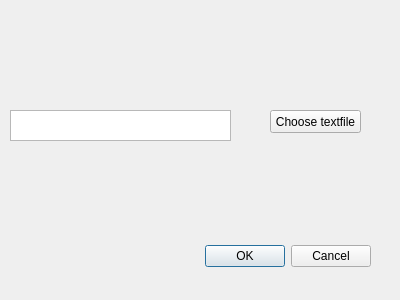
<?xml version="1.0" encoding="UTF-8"?>
<ui version="4.0">
 <class>mopsDialogBase</class>
 <widget class="QDialog" name="mopsDialogBase">
  <property name="geometry">
   <rect>
    <x>0</x>
    <y>0</y>
    <width>400</width>
    <height>300</height>
   </rect>
  </property>
  <property name="windowTitle">
   <string>Import nodes</string>
  </property>
  <widget class="QDialogButtonBox" name="button_box">
   <property name="geometry">
    <rect>
     <x>30</x>
     <y>240</y>
     <width>341</width>
     <height>32</height>
    </rect>
   </property>
   <property name="orientation">
    <enum>Qt::Horizontal</enum>
   </property>
   <property name="standardButtons">
    <set>QDialogButtonBox::Cancel|QDialogButtonBox::Ok</set>
   </property>
  </widget>
  <widget class="QPushButton" name="pushButton">
   <property name="geometry">
    <rect>
     <x>270</x>
     <y>110</y>
     <width>91</width>
     <height>23</height>
    </rect>
   </property>
   <property name="text">
    <string>Choose textfile</string>
   </property>
  </widget>
  <widget class="QTextEdit" name="textEdit">
   <property name="geometry">
    <rect>
     <x>10</x>
     <y>110</y>
     <width>221</width>
     <height>31</height>
    </rect>
   </property>
  </widget>
 </widget>
 <resources/>
 <connections>
  <connection>
   <sender>button_box</sender>
   <signal>accepted()</signal>
   <receiver>mopsDialogBase</receiver>
   <slot>accept()</slot>
   <hints>
    <hint type="sourcelabel">
     <x>20</x>
     <y>20</y>
    </hint>
    <hint type="destinationlabel">
     <x>20</x>
     <y>20</y>
    </hint>
   </hints>
  </connection>
  <connection>
   <sender>button_box</sender>
   <signal>rejected()</signal>
   <receiver>mopsDialogBase</receiver>
   <slot>reject()</slot>
   <hints>
    <hint type="sourcelabel">
     <x>20</x>
     <y>20</y>
    </hint>
    <hint type="destinationlabel">
     <x>20</x>
     <y>20</y>
    </hint>
   </hints>
  </connection>
 </connections>
</ui>
